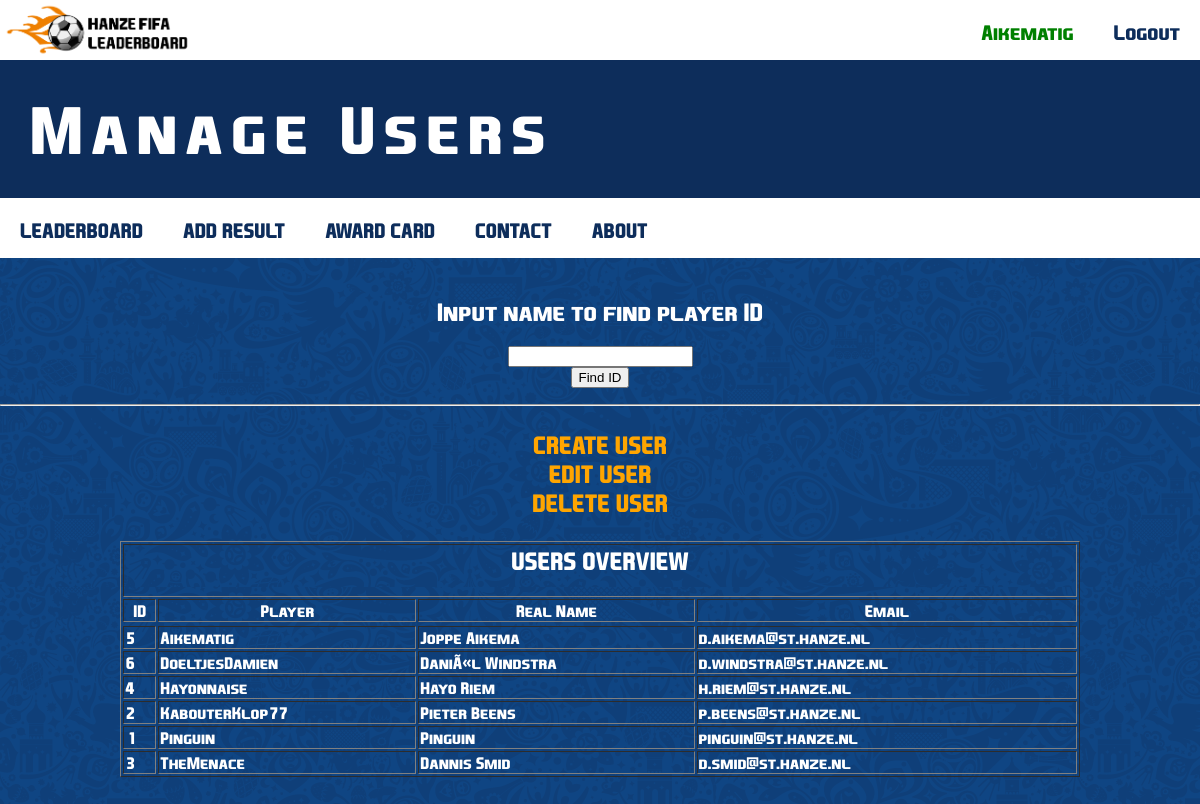
The page /alles.php (signed in) on the database its author committed.
### tables this page shows
CREATE TABLE `users` (
  `id` int(11) NOT NULL,
  `name` varchar(45) NOT NULL,
  `realname` varchar(45) DEFAULT NULL,
  `password` varchar(64) NOT NULL,
  `score` decimal(11,3) NOT NULL,
  `highscore` int(11) DEFAULT NULL,
  `email` varchar(45) NOT NULL,
  `confirmation` varchar(45) DEFAULT NULL,
  `avatar` varchar(512) DEFAULT NULL,
  `favteam` varchar(28) DEFAULT NULL,
  `roles_id` int(11) NOT NULL,
  `joindate` datetime NOT NULL,
  `salt` varchar(64) DEFAULT NULL
);

### classes/DB.php (called while the page is built, shortened)
<?php
    class DB {
        private static $_instance = null;
        private $_db,
                $_query,
                $_error = false,
                $_results,
                $_count = 0;
        public function __construct()
        {
            $this->_db = mysqli_connect('localhost', 'root', '', 'fifa');
        }
        public static function conn()
        {
            if (!isset(self::$_instance)) {
                self::$_instance = new DB();
            }
            return self::$_instance;
        }
        public function query($sql)
        {
            $result = $this->_db->query($sql);
            return $result;
        }
    }

### classes/Session.php (called while the page is built, shortened)
<?php
class Session
{
    public static function exists($name)
    {
        return (isset($_SESSION[$name])) ? true : false;
    }
    public static function get($name)
    {
        return $_SESSION[$name];
    }
}

### classes/User.php (called while the page is built, shortened)
<?php
class User
{
    private $_db,
        $_data,
        $_isLoggedIn;
    public function __construct($user = null)
    {
        $this->_db = DB::conn();
        if (!$user) {
            if (Session::exists('user')) {
                $user = Session::get('user');
                if ($this->find($user)) {
                    $this->_isLoggedIn = true;
                } else {
                    self::logout();
                }
            }
        } else {
            $this->find($user);
        }
    }
    public function find($user = null)
    {
        if ($user) {
            $field = (is_numeric($user)) ? 'id' : 'name';
            $data = $this->_db->query("SELECT * FROM users WHERE " . $field . "='$user'");
            if ($data->num_rows > 0) {
                $this->_data = $data->fetch_object();
                return true;
            }
        }
        return false;
    }
    public function hasPermission($key)
    {
        $group = $this->_db->query("SELECT * FROM roles WHERE id='" . $this->data()->roles_id . "'")->fetch_object();
        if ($group) {
            $permissions = json_decode($group->name, true);
        }
        return false;
    }
    public function data()
    {
        return $this->_data;
    }
    public function isLoggedIn()
    {
        return $this->_isLoggedIn;
    }
}

### functions/sanitize.php (called while the page is built)
<?php
    function escape($string) {
        return htmlentities($string, ENT_QUOTES, 'UTF-8');
    }

### alles.php (the view, shortened to what this page needs)
<html>
<head>
   <?php $title = "Manage Users";
   include('layouts/header.php'); ?>
</head><?php
include('fifadbconn.php');
$query = "SELECT id, name, realname, email FROM users ORDER BY name ASC";
$result = mysqli_query($db, $query);
?>
<text >
<form style=text-align:center action = "resultaatgebruiker.php" method = "post"><br>
<h2>Input name to find player ID</h2>
<input type="text" name = "users"><br>
<input type = "submit" value = "Find ID">
</form>
<hr>
<p style=color:orange;font-size:18pt;text-align:center>
<a style=color:orange href=maakgebruiker.php>CREATE USER</a><br>
<a style=color:orange href=zoekgebruiker2.php>EDIT USER</a><br>
<a style=color:orange href=verwijdergeb.php>DELETE USER</a><br><p>
<table border ="1" width="80%" align = "center">
    <tr>
        <td colspan="4"> <h2 align="center">USERS OVERVIEW</h2></td>
    </tr>
<tr>
    <th>ID</th>
    <th>Player</th>
    <th>Real Name</th>
    <th>Email</th>
</tr>
<tr>
<?php
while ($row = $result->fetch_assoc()){
    echo "<tr>";
    echo "<td>" . $row['id']  . "</td>";
    echo "<td>" . $row['name'] . "</td>";
    echo "<td>" . $row['realname'] . "</td>";
    echo "<td>" . $row['email'] . "</td>";
    echo "</tr>";
  }
?>
</tr>
</table><br>

### layouts/header.php (shortened to what this page needs)
<head>
    <link rel="stylesheet" type="text/css" href="layouts/style.css">
</head>
<body>
<div class="header">
    <a href="./"><img class="hanzeLogo" src="layouts/images/headerlogo.png"></a>
    <div class="headerRightDiv">
        <div class="button">
            <?php
            $user = new User;
            if ($user->isLoggedIn()) {
                if ($user->hasPermission('admin')) {
                    $is_admin = true;
                    ?>
                        <a style="color: red" href=profile.php?user=<?php echo escape($user->data()->id).">". escape($user->data()->name); ?></a>
                        <a href="logout.php">Logout</a>
                    <?php
                  }
                else {
                    $is_admin = false;
                    ?>
                        <a style="color: green" href=profile.php?user=<?php echo escape($user->data()->id).">". escape($user->data()->name); ?></a>
                        <a href="logout.php">Logout</a>
                    <?php
                }
            }
            else {
                $is_admin = false;
                echo '<a href="login.php">Login</a><a href="register.php">Register</a>';
            }
            ?>
        </div>
    </div>
</div>
<div class="blueBanner"><?php
    if (isset($title)) {
        echo $title;
    } else {
        echo "titel";
    }
    ?></div>
<div class="menuWrapper">
    <div class="button">
        <a href="leaderboard.php">LEADERBOARD</a>
        <?php if ($user->isLoggedIn())
        echo "<a href=results_add.php>ADD RESULT</a><a href=#idk>AWARD CARD</a>";
        if ($is_admin == false) { ?>
            <a href=contact.php>CONTACT</a>
<?php     }
        ?>
        <a href="about.php">ABOUT</a>
    </div>
</div>
</body>

### layouts/style.css (style rules this page uses)
* { box-sizing: border-box; }
body { color:white; font-family:FIFA16; background-image: url(images/blue.png); background-repeat: repeat; margin: 0; }
.header { background-color: white; height: 60px; min-width: 400px; width: 100%; display: inline-block; }
.headerRightDiv { width: auto; height: 60px; float: right; background-color: white; }
.menuWrapper { width: 100%; background-color: white; display: inline-block; overflow: visible; position: sticky; top: 0; }
.button { display: inline-block; background-color: white; overflow: visible; height: 60px; width: auto; overflow: hidden; }
.button a { float: left; text-align: center; padding: 20px; height: 100%; font-size: 20px; font-family: FIFA16; color: #0D2D5B; }
* { text-decoration: none; }
.hanzeLogo { min-height: 60px; height: 60px; max-height: 10vh; }
.blueBanner { background-color: #0D2D5B; height: auto; font-size: 64px; font-family: FIFA16; letter-spacing: 8px; color: white; padding: 30px; max-width: 100%; min-width: 400px; }

### rows shown on the page
users: name "Aikematig", id "5", realname "Joppe Aikema", email "d.aikema@st.hanze.nl"
users: id "6", name "DoeltjesDamien", realname "DaniÃ«l Windstra", email "d.windstra@st.hanze.nl"
users: id "4", name "Hayonnaise", realname "Hayo Riem", email "h.riem@st.hanze.nl"
users: id "2", name "KabouterKlop77", realname "Pieter Beens", email "p.beens@st.hanze.nl"
users: id "1", name "Pinguin", realname "Pinguin", email "pinguin@st.hanze.nl"
users: id "3", name "TheMenace", realname "Dannis Smid", email "d.smid@st.hanze.nl"

### other values the page prints
$title "Manage Users"
